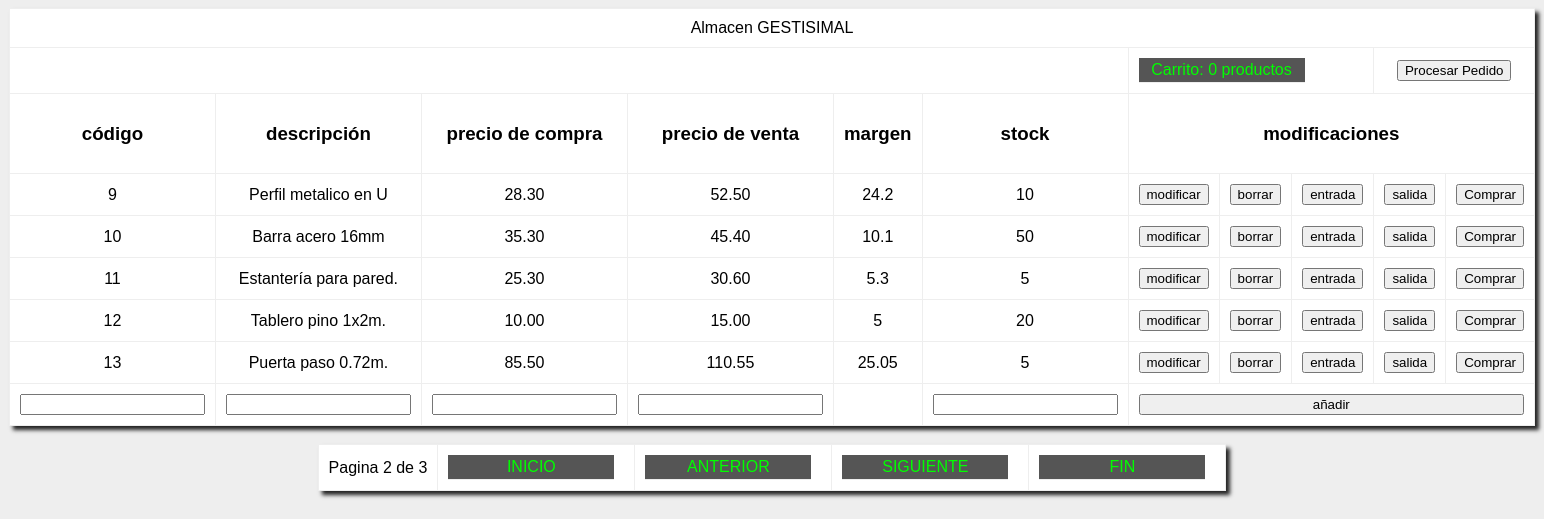
Screenshot of /Ejercicio4y5/ejercicio2.php?pagina=2 with the database file from the repository.
### tables this page shows
CREATE TABLE `productos` (
  `codigo` int(4) NOT NULL,
  `descripcion` varchar(100) NOT NULL,
  `precio_compra` decimal(10,2) NOT NULL,
  `precio_venta` decimal(10,2) NOT NULL,
  `stock` int(11) NOT NULL
);

### Ejercicio4y5/ejercicio2.php (the view, shortened to what this page needs)
<!DOCTYPE html>
<html>
<head>
    <link rel="stylesheet" href="estilos.css" type="text/css">
</head>
<body>
    <?php
    try {
        $conexion = new PDO("mysql:host=localhost;dbname=gestisimal;charset=utf8", "root", "");
    } catch (PDOException $e) {
        echo "No se ha podido establecer conexión con el servidor de bases de datos.<br>";
        die("Error: " . $e->getMessage());
    }
    $productos_consulta = $conexion->query("select * from productos");
    $tamano_pagina = 5;
    $num_total_registros = $productos_consulta->rowCount();
    $total_paginas = ceil($num_total_registros / $tamano_pagina);
    if (isset($_GET["pagina"])) {
        $pagina = $_GET["pagina"];
    } else {
        $pagina =  $_SESSION['pagina'];
    }
    $inicio = ($pagina - 1) * $tamano_pagina;
    $productos_consulta2 = $conexion->query("select * from productos limit " . $inicio . "," . $tamano_pagina);
    ?>
        <table border="1">
        <tr>
            <td colspan="11">Almacen GESTISIMAL</td>
        </tr>
        <tr>
            <td colspan="6"></td>
            <td colspan="3"><a href="carrito.php">Carrito: <?php echo $_SESSION["cantidad"]; ?> productos</a></td>
            <td colspan="2"><form action="pagar.php" method="post">
                            <input type="submit" name= "pagar" value="Procesar Pedido">
                            </form>
            </td>
        </tr>
        <tr>
            <td><h3>código</h3></td>
            <td><h3>descripción</h3></td>
            <td><h3>precio de compra</h3></td>
            <td><h3>precio de venta</h3></td>
            <td><h3>margen</h3></td>
            <td><h3>stock</h3></td>
            <td colspan="5"><h3>modificaciones</h3></td>
        </tr>
        <?php
        while ($registro = $productos_consulta2->fetchObject()) {
            ?>
                <tr>
                <td><?= $registro->codigo ?></td>
                <td ><?= $registro->descripcion ?></td>
                <td><?= $registro->precio_compra ?></td>
                <td><?= $registro->precio_venta ?></td>
                <td> <?php echo $registro->precio_venta - $registro->precio_compra ?> </td>
                <td><?= $registro->stock ?></td>
                <td>
                    <form action="modificar.php" method="post">
                        <input type="submit" value="modificar"></td>
                <td>
                    <form action="borrar.php" method="post">
                        <input type="submit" value="borrar">
                    </form>
                </td>
                <td>
                    <form action="entrada.php" method="post">
                        <input type="submit" value="entrada">
                    </form>
                </td>
                <td>
                    <form action="salida.php" method="post">
                        <input type="submit" value="salida">
                    </form>
                </td>
                <td>
                    <form action="venta.php" method="post">
                        <input type="submit" value="Comprar">
                    </form>
                </td>
                </tr>
            <?php
        }
        ?>
        <tr>
            <form action="añadir.php" method="post">
                <td><input type="text" name="codigo"></td>
                <td><input type="text" name="descripcion"></td>
                <td><input type="number" name="precioC"></td>
                <td><input type="number" name="precioV"></td>
                <td></td>
                <td><input type="number" name="stock"></td>
                <td colspan="5"><input type="submit" value="añadir" style=" width:100%"></td>
            </form>
        </tr>
    </table>
    <br>
    <table border="1">
    <tr>
        <td>Pagina <?= $pagina ?> de <?= $total_paginas ?></td>
        <td><a href='ejercicio2.php?pagina=1'>INICIO</a></td>
    <?php
        if ($pagina>1) {
            $pagAnt=$pagina-1;
            echo "<td><a href='ejercicio2.php?pagina=".$pagAnt."'>ANTERIOR</a></td>";
        }else{
            echo "<td><a>ANTERIOR</a></td>";
        }
        if ($pagina<$total_paginas) {
            $pagSig=$pagina+1;
            echo "<td><a href='ejercicio2.php?pagina=".$pagSig."'>SIGUIENTE</a></td>";
        }else{
            echo "<td><a>SIGUIENTE</a></td>";
        }
    ?>
        <td><a href='ejercicio2.php?pagina=<?=$total_paginas ?>'>FIN</a></td>
        </tr>
    </table>
</body>
</html>

### Ejercicio4y5/estilos.css (style rules this page uses)
body { font-family: Arial, sans-serif; background-color: #eeeeee; }
table { background-color: #ffffff; margin: auto; padding: 20px; box-shadow: #242424 4px 4px 4px; text-align: center; border: 0px; border-collapse: collapse; }
td { padding: 10px; text-align: center; }
a { float: left; margin:0px; margin-right: 10px; padding:0px; display: block; padding: 3px; width: 160px; background-color: #555555; border-bottom: 1px solid #eeeeee; text-align:center; }
a:link, a:visited { color: #00ff00; text-decoration: none; }

### rows the page displays
productos: codigo "9", descripcion "Perfil metalico en U", precio_compra "28.30", precio_venta "52.50", $registro->precio_venta - $registro->precio_compra "24.2", stock "10"
productos: codigo "10", descripcion "Barra acero 16mm", precio_compra "35.30", precio_venta "45.40", $registro->precio_venta - $registro->precio_compra "10.1", stock "50"
productos: codigo "11", descripcion "Estantería para pared.", precio_compra "25.30", precio_venta "30.60", $registro->precio_venta - $registro->precio_compra "5.3", stock "5"
productos: codigo "12", descripcion "Tablero pino 1x2m.", precio_compra "10.00", precio_venta "15.00", $registro->precio_venta - $registro->precio_compra "5", stock "20"
productos: codigo "13", descripcion "Puerta paso 0.72m.", precio_compra "85.50", precio_venta "110.55", $registro->precio_venta - $registro->precio_compra "25.05", stock "5"

### other values shown
$_SESSION["cantidad"] "0"
$pagina "2"
$total_paginas "3"
